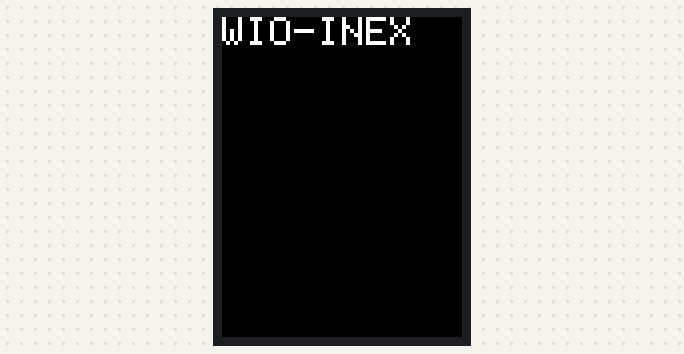
The sketch below on a simulated ESP32. On the bench: 240×320 colour display.

Above: at 0.4 s.
At 1.4 s:
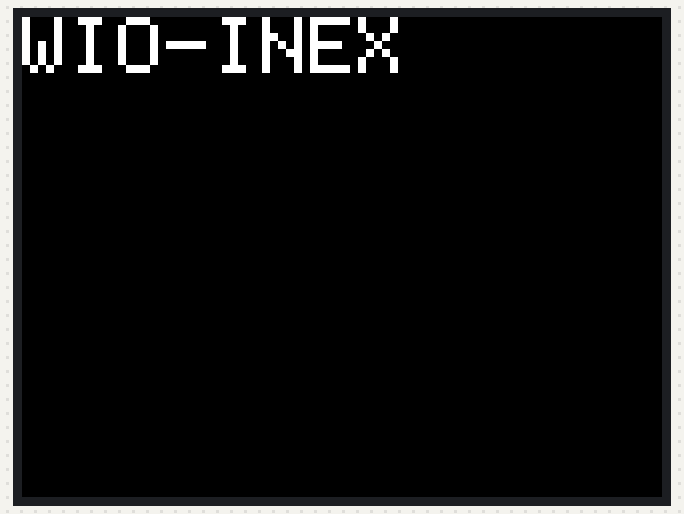

Measured:
- what the display in image 1 shows lasts 1.1 s, from 1.4 s to 2.5 s

The sketch:

WIO-Example0315.ino
```cpp
#include"TFT_eSPI.h"            // ผนวกไลบรารีของชิปควบคุมจอแสดงผล LCD
TFT_eSPI tft;                   // สร้างออบเจ็กต์ชื่อ tft จากคลาส TFT_eSPI สำหรับควบคุมการแสดงผล LCD
void setup()
{
  tft.begin();                  // เริ่มต้นการทำงานของจอแสดงผล LCD
  tft.fillScreen(TFT_BLACK);    // กำหนดให้แสดงสีดำเต็มหน้าจอแสดงผล
  tft.setTextColor(TFT_WHITE);  // เลือกสีของตัวอักษรเป็นสีขาว
  tft.setTextSize(4);           // เลือกขนาดตัวอักษรเป็น 4
}
void loop()
{
  tft.fillScreen(TFT_BLACK);          // กำหนดให้แสดงสีดำเต็มหน้าจอแสดงผล
  tft.setRotation(0);                 // หมุนตำแหน่งการแสดงผลเป็นโหมด 0
  tft.drawString("WIO-INEX", 0, 0);   // แสดงข้อความที่พิกัด (0, 0)
  delay (1000);
  tft.fillScreen(TFT_BLACK);          // กำหนดให้แสดงสีดำเต็มหน้าจอแสดงผล
  tft.setRotation(1);                 // หมุนตำแหน่งการแสดงผลเป็นโหมด 1
  tft.drawString("WIO-INEX", 0, 0);   // แสดงข้อความที่พิกัด (0, 0)
  delay (1000);
  tft.fillScreen(TFT_BLACK);          // กำหนดให้แสดงสีดำเต็มหน้าจอแสดงผล
  tft.setRotation(2);                 // หมุนตำแหน่งการแสดงผลเป็นโหมด 2
  tft.drawString("WIO-INEX", 0, 0);   // แสดงข้อความที่พิกัด (0, 0)
  delay (1000);
  tft.fillScreen(TFT_BLACK);          // กำหนดให้แสดงสีดำเต็มหน้าจอแสดงผล
  tft.setRotation(3);                 // หมุนตำแหน่งการแสดงผลเป็นโหมด 3
  tft.drawString("WIO-INEX", 0, 0);   // แสดงข้อความที่พิกัด (0, 0)
  delay (1000);
}
```
